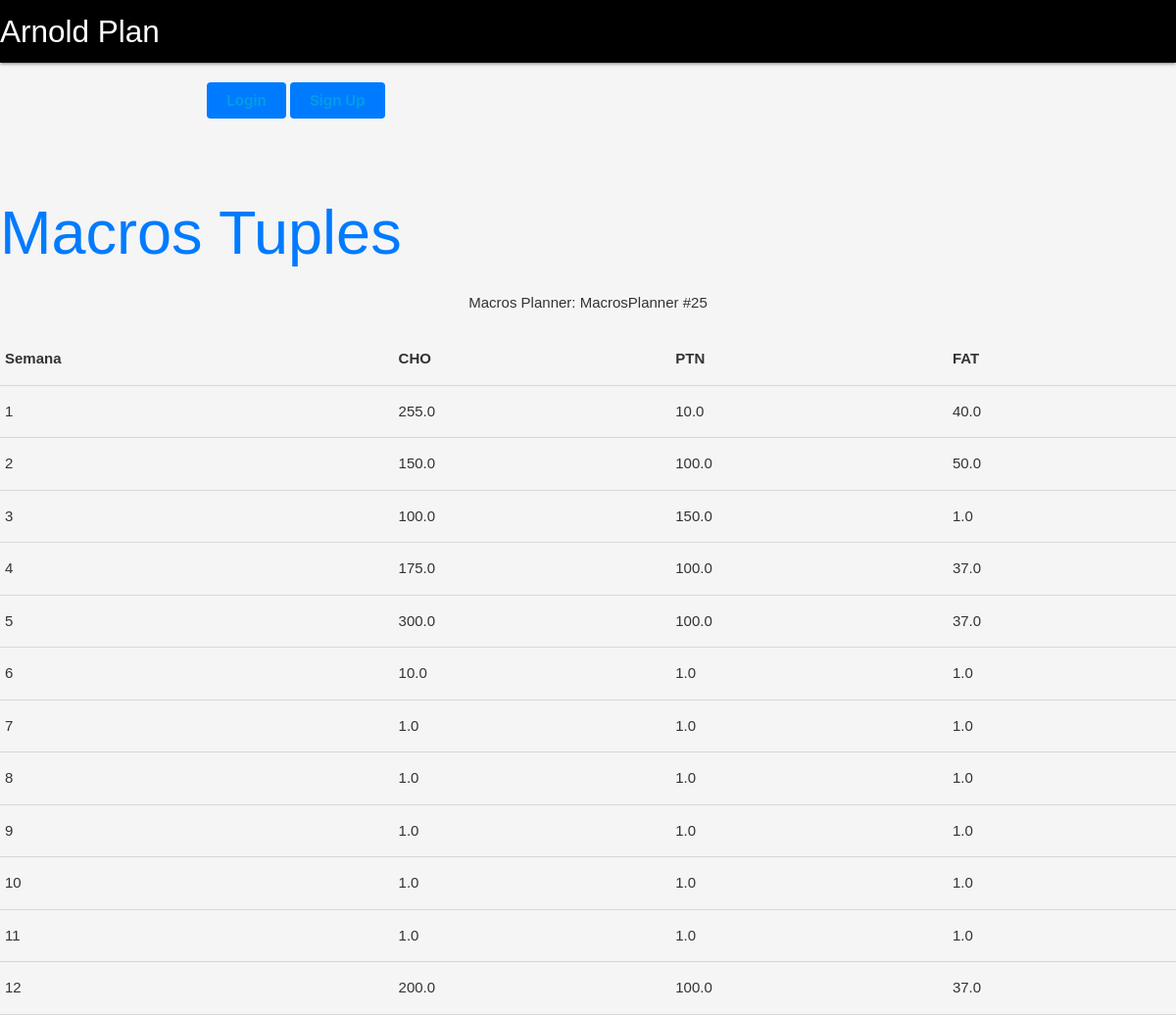
The app's page /macros_statistics/macros_planner/25/macros_tuples/ with its own data.
### macros_planner/models.py (models this page shows)
class MacrosPlanner(models.Model):
    profile = models.ForeignKey(Profile, on_delete=models.CASCADE, default=None)
    def __str__(self):
        return (f"MacrosPlanner #{self.id}")

### macros_sheet/models.py (models this page shows, shortened)
class MacrosSheet(models.Model):
    macros_planner = models.ForeignKey(MacrosPlanner, on_delete=models.CASCADE, default=None)
    week = models.PositiveIntegerField(default=0)  # Suponha que você já tenha dados existentes, então padrão para 0
    cho = models.FloatField(default=1, validators=[MinValueValidator(1)])
    ptn = models.FloatField(default=1, validators=[MinValueValidator(1)])
    fat = models.FloatField(default=1, validators=[MinValueValidator(1)])
    kcal = models.FloatField(default=0)
    kcal_level = models.CharField(max_length=20, default=KcalLevel.is_normal_kcal.name)
    cho_level = models.CharField(max_length=20, default=ChoLevel.is_normal_cho.name)
    ptn_level = models.CharField(max_length=20, default=PtnLevel.is_normal_ptn.name)
    fat_level = models.CharField(max_length=20, default=FatLevel.is_normal_fat.name)
    cho_proportion = models.FloatField(default=0)
    ptn_proportion = models.FloatField(default=0)
    fat_proportion = models.FloatField(default=0)

### macros_statistics/views.py (the view)
# urls.py: path('macros_planner/<int:pk>/macros_tuples/', view_macros_tuples, name='macros_tuples'),
def view_macros_tuples(request, pk):
    macros_planner = get_object_or_404(MacrosPlanner, pk=pk)
    macros_tuples =get_macros_tuples(macros_planner)
    print(macros_tuples)  # Adicione esta linha para debug
    context = {'macros_planner': macros_planner, 'macros_tuples': macros_tuples}
    return render(request, 'macros_statistics/macros_tuples.html', context)

### macros_statistics/utils.py (called while the page is built)
def get_macros_tuples(macros_planner):
    macros_sheets = macros_planner.macrossheet_set.all().order_by('id')
    macros_tuples = [
        (macros_sheet.week, macros_sheet.cho, macros_sheet.ptn, macros_sheet.fat) for macros_sheet in macros_sheets
    ]
    return macros_tuples

### macros_statistics/templates/macros_statistics/macros_tuples.html
{% extends 'home.html' %}
{% block content %}
    <h1>Macros Tuples</h1>
    <p>Macros Planner: {{ macros_planner }}</p>
    <table>
        <tr>
            <th>Semana</th>
            <th>CHO</th>
            <th>PTN</th>
            <th>FAT</th>
        </tr>
        {% for macros_tuple in macros_tuples %}
            <tr>
                <td>{{ macros_tuple.0 }}</td>
                <td>{{ macros_tuple.1 }}</td>
                <td>{{ macros_tuple.2 }}</td>
                <td>{{ macros_tuple.3 }}</td>
            </tr>
        {% endfor %}
    </table>
{% endblock %}

### profile_/static/css/style.css (style rules this page uses)
body, h1, h2, h3, p, ul, li { margin: 0; padding: 0; }
body { font-family: Arial, sans-serif; background-color: #f5f5f5; color: #333; }
h1, h2, h3 { color: #007BFF; }
h1 { font-size: 36px; }
p { margin-bottom: 20px; }

### templates/home.html (style rules this page uses)
p { text-align: center; }

### records on screen
MacrosPlanner: id "MacrosPlanner #25"
MacrosSheet: cho "255.0", ptn "10.0", fat "40.0"
MacrosSheet: cho "150.0", ptn "100.0", fat "50.0"
MacrosSheet: cho "100.0", ptn "150.0", fat "1.0"
MacrosSheet: cho "175.0", ptn "100.0", fat "37.0"
MacrosSheet: cho "300.0", ptn "100.0", fat "37.0"
MacrosSheet: cho "10.0", ptn "1.0", fat "1.0"
MacrosSheet: cho "1.0", ptn "1.0", fat "1.0"
MacrosSheet: cho "1.0", ptn "1.0", fat "1.0"
MacrosSheet: cho "1.0", ptn "1.0", fat "1.0"
MacrosSheet: cho "1.0", ptn "1.0", fat "1.0"
MacrosSheet: cho "1.0", ptn "1.0", fat "1.0"
MacrosSheet: cho "200.0", ptn "100.0", fat "37.0"

### other values on screen
{{ macros_tuple.0 }} "1" "2" "3" "4" "5" "6" "7" "8" "9" "10" "11" "12"
